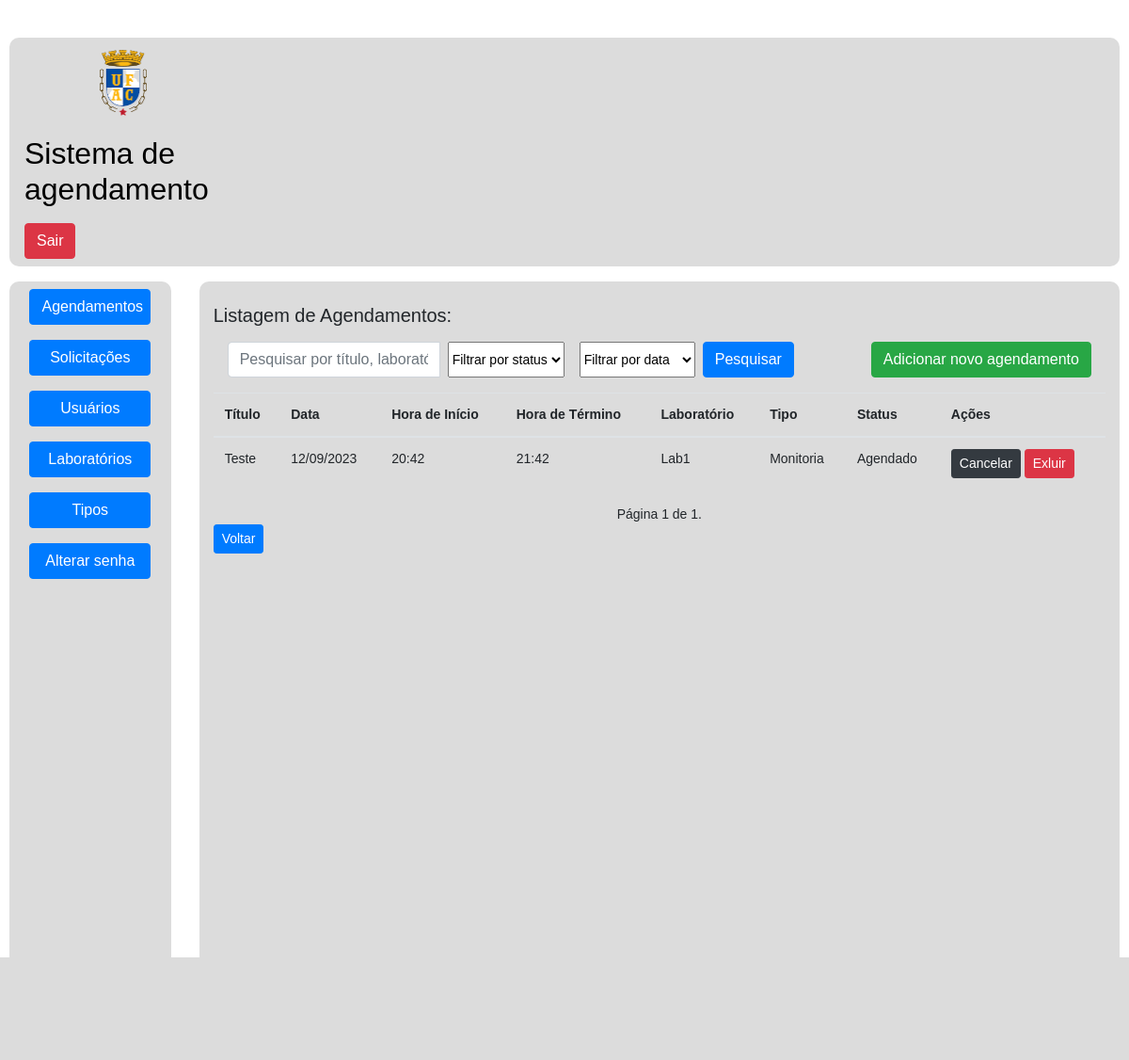
Before: /lista/ with the older database file.
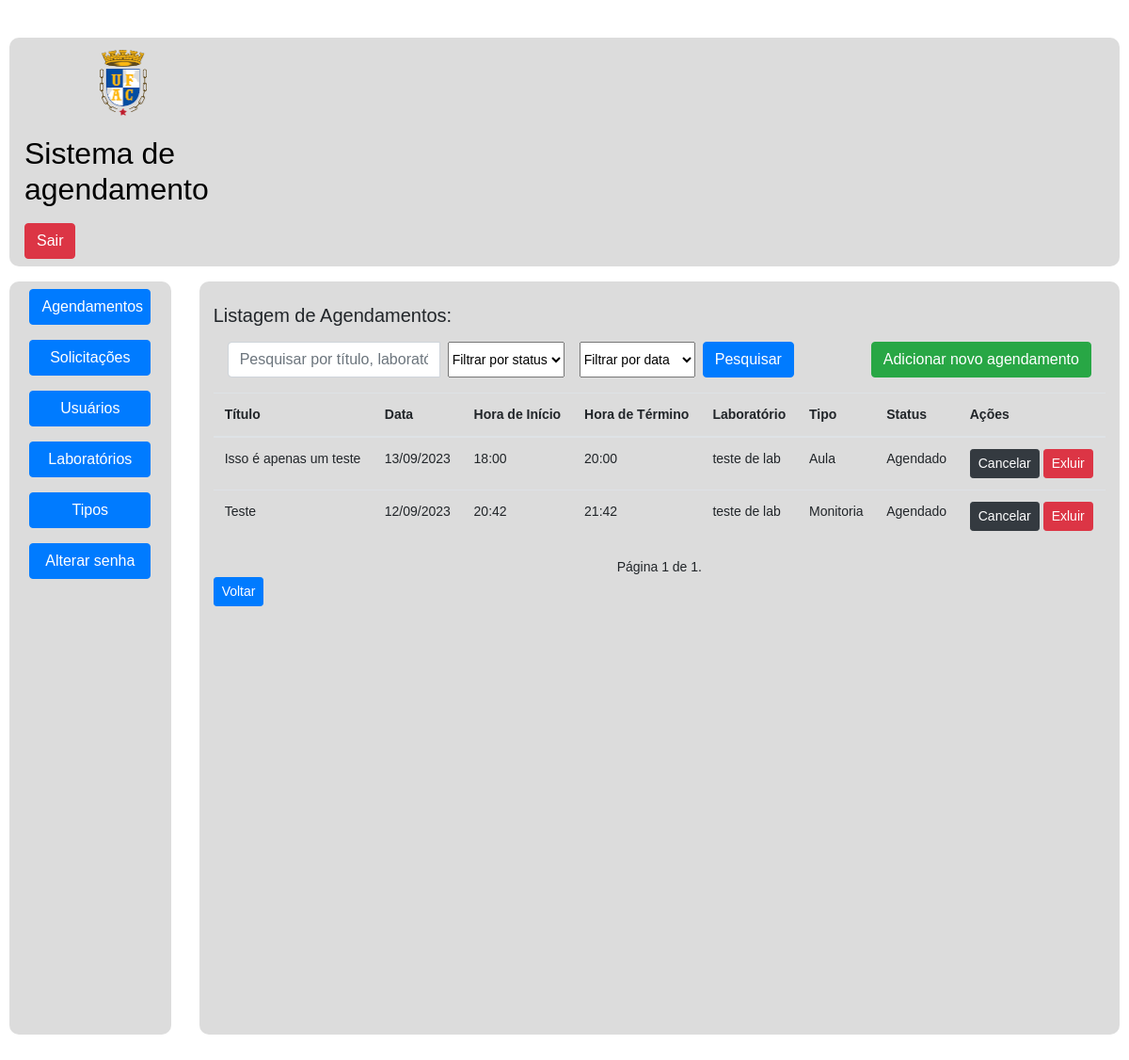
After: the same page with the newer database file.
### secretaria/models.py (models this page shows, shortened)
class Agendamento(models.Model):
    titulo = models.CharField(max_length=200)
    data = models.DateField()
    hora_inicio = models.TimeField()
    hora_fim = models.TimeField()
    laboratorio = models.ForeignKey(Laboratorio, on_delete=models.CASCADE)
    tipo = models.ForeignKey(Tipo, on_delete=models.CASCADE)
    user = models.ForeignKey(User, on_delete=models.CASCADE, null=True, blank=True)
    status = models.CharField(max_length=30)
    opicional = models.TextField(null=True, blank=True)
    class Meta:
        verbose_name = 'Agendamento'
        verbose_name_plural = 'Agendamentos'
        ordering = ['-data']

class Tipo(models.Model):
    titulo = models.CharField(max_length=60)
    class Meta:
        verbose_name = 'Tipo'
        verbose_name_plural = 'Tipos'
        ordering = ['id']
    def __str__(self):
        return self.titulo

### laboratorio/models.py (models this page shows)
class Laboratorio(models.Model):
    name = models.CharField(max_length=60)
    qt_maquinas = models.IntegerField(blank=False, null=False)  # blank= não obrigatorio/null=aceita valor nulo
    class Meta:
        verbose_name = 'Laboratorio'
        verbose_name_plural = 'Laboratorio'
        ordering = ['id']
    def __str__(self):
        return self.name

### secretaria/views.py (the view)
# urls.py: path('lista/', views.listar_agendamentos, name='lista'),
def listar_agendamentos(request):
    template_name = 'listagem_agendamentos.html'
    query = request.POST.get('query')
    status1 = request.POST.get('status1')
    data = request.POST.get('data')
    data_atual = timezone.now()
    consulta = Agendamento.objects.exclude(status='Solicitado')
    if data == 'hoje':
        consulta = consulta.filter(data=data_atual.date())
    elif data == 'proxima_semana':
        data_futuro = data_atual + timedelta(days=7)
        consulta = consulta.filter(data__range=[data_atual.date(), data_futuro.date()])
    elif data == 'proxima_mes':
        data_futuro = data_atual + timedelta(days=30)
        consulta = consulta.filter(data__range=[(data_atual + timedelta(days=1)).date(), data_futuro.date()])
    elif data == 'semana_anterior':
        data_passado = data_atual - timedelta(days=7)
        consulta = consulta.filter(data__range=[data_passado.date(), (data_atual - timedelta(days=1)).date()])
    elif data == 'mes_anterior':
        data_passado = data_atual - timedelta(days=30)
        consulta = consulta.filter(data__range=[data_passado.date(), (data_atual - timedelta(days=1)).date()])
    elif data == 'todas':
        pass
    if query:
        consulta = consulta.filter(
            Q(titulo__icontains=query) |
            Q(tipo__titulo__icontains=query) |
            Q(laboratorio__name__icontains=query))
    if status1:
        consulta = consulta.filter(status=status1)
    paginator = Paginator(consulta, 8)
    page_number = request.GET.get("page")
    agendamentos = paginator.get_page(page_number)
    context = {
        'agendamentos': agendamentos,
        'query': query,
        'status1': status1,
        'data': data,
    }
    return render(request, template_name, context)

### secretaria/templates/listagem_agendamentos.html (shortened to what this page needs)
{% extends 'secretaria/base_secretaria.html' %}
{% block container %}
    <div class="container">
    <h5 class="mt-4">Listagem de Agendamentos:</h5>
    <table class="table table-striped4">
        <thead>
            <tr>
                <th scope="col">Título</th>
                <th scope="col">Data</th>
                <th scope="col">Hora de Início</th>
                <th scope="col">Hora de Término</th>
                <th scope="col">Laboratório</th>
                <th scope="col">Tipo</th>
                <th scope="col">Status</th>
                <th scope="col">Ações</th>
            </tr>
        </thead>
        <tbody>
            {% for agendamento in agendamentos %}
            <tr>
                <td>{{ agendamento.titulo }}</td>
                <td>{{ agendamento.data|date:"d/m/Y" }}</td>
                <td>{{ agendamento.hora_inicio }}</td>
                <td>{{ agendamento.hora_fim }}</td>
                 <td>{{ agendamento.laboratorio }}</td>
                 <td>{{ agendamento.tipo }}</td>
                 <td>{{ agendamento.status }}</td>
                <td>
                     <div class="d-inline-block ">
                        <form id="CancelarForm{{ agendamento.id }}" action="{% url 'secretaria:cancelar_agendamento' agendamento.id %}" method="post">
                            <button type="button" class="btn btn-dark btn-sm" data-toggle="modal" onclick="CancelarModal({{ agendamento.id }})">
                                Cancelar
                            </button>
                    </form>
                    </div>
                    <div class="d-inline-block">
                        <form id="DeleteForm{{ agendamento.id }}" action="{% url 'secretaria:excluir_agendamento' agendamento.id %}" method="post">
                            <button type="button" class="btn btn-danger btn-sm" data-toggle="modal" onclick="DeleteModal({{ agendamento.id }})">
                                Exluir
                            </button>
                        </form>
                    </div>
                </td>
            </tr>
            {% endfor %}
        </tbody>
        <div class="container mt-3">
            <div class="row my-3">
                <div class="col-md-8">
                    <form method="POST" class="form-inline">
                        <div class="input-group">
                            <input type="text" name="query" placeholder="Pesquisar por título, laboratório e tipo" class="form-control" value="{{ query|default:'' }}">
                            <select name="status1" class="form-select mx-2">
                                <option value="">Filtrar por status</option>
                            </select>
                            <select name="data" class="form-select mx-2">
                                <option value="">Filtrar por data</option>
                            </select>
                            <button type="submit" class="btn btn-primary">Pesquisar</button>
                        </div>
                    </form>
                </div>
                <div class="col-md-4 text-md-right">
                    <a href="{% url 'secretaria:agendar' %}" class="btn btn-success">Adicionar novo agendamento</a>
                </div>
            </div>
        </div>
    </table>
    <div class="pagination d-flex justify-content-center align-items-center">
            <span class="step-links">
                <span class="current">
                    Página {{ agendamentos.number }} de {{ agendamentos.paginator.num_pages }}.
                </span>
            </span>
      </div>
      <div class="text-left">
         <a href="{% url 'secretaria:pag_secretaria' %}" class="btn btn-primary btn-sm">Voltar</a>
      </div>
    </div>
{% endblock %}

Changed rows visible on the page:
added Agendamento: titulo "Isso é apenas um teste", data "13/09/2023", hora_inicio "18:00", hora_fim "20:00", laboratorio "teste de lab", tipo "Aula", status "Agendado"
changed through a linked row, Agendamento "Teste": laboratorio "Lab1" → "teste de lab"
